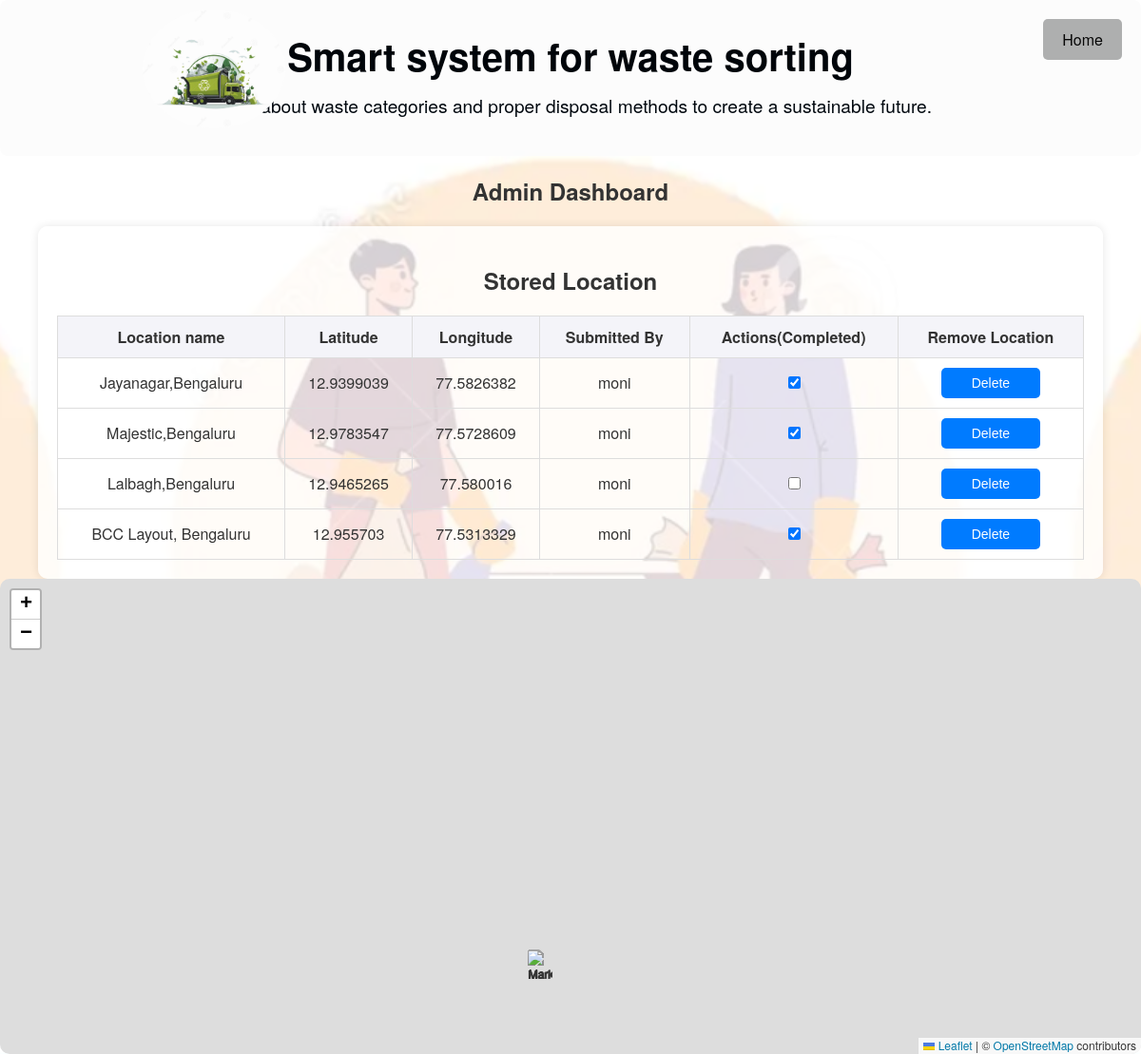
The app's page /admin_dashboard (signed in) with its own data.
### app.py (models this page shows, shortened)
class WasteLocation(db.Model):
    __tablename__ = 'waste_location'
    id = db.Column(db.Integer, primary_key=True)
    location_name = db.Column(db.String(255), nullable=False)
    latitude = db.Column(db.Float, nullable=False)
    longitude = db.Column(db.Float, nullable=False)
    user_id = db.Column(db.Integer, db.ForeignKey('user.id'), nullable=False)  # Foreign key to User
    is_completed = db.Column(db.Boolean, default=False)  # New column
    user = db.relationship('User', backref=db.backref('locations', lazy=True))  # Define relationship

class User(db.Model):
    __tablename__='user'
    id = db.Column(db.Integer, primary_key=True)
    username = db.Column(db.String(120), unique=True, nullable=False)
    password = db.Column(db.String(200), nullable=False)
    is_admin = db.Column(db.Boolean, default=False)  # Admin field to distinguish between admins and regular users

### app.py (the view)
@app.route('/admin_dashboard')
def admin_dashboard():
    if 'user_id' not in session or not session.get('is_admin'):
        return redirect(url_for('login'))  # Redirect to login if not an admin
    locations = WasteLocation.query.all()
    locations = [
        {
            "id": loc.id,
            "location_name":loc.location_name,
            "latitude": loc.latitude,
            "longitude": loc.longitude,
            "username": loc.user.username,
            'is_completed': loc.is_completed,
        }
        for loc in locations
    ]
    locations = locations if locations else []
    return render_template('admin_dashboard.html', locations=locations)

### templates/admin_dashboard.html (shortened to what this page needs)
<!DOCTYPE html>
<html lang="en">
<head>
    <link rel="stylesheet" href="https://unpkg.com/leaflet@1.7.1/dist/leaflet.css"/>
    <link rel="stylesheet" href="static/css/style.css">
</head>
<body>
    <div class="header-container">
        <img src="{{ url_for('static', filename='images/logo.jpg') }}" alt="Logo" class="logo">
        <h1>Smart system for waste sorting</h1>
        <p>Learn about waste categories and proper disposal methods to create a sustainable future.</p>
        <div class="button-container">
            <a href="/" class="button">Home</a>
        </div>
    </div>
    <header>
        <h1>Admin Dashboard</h1>
    </header>
    <div class="container">
        <header>
            <h2>Stored Location</h2>
        </header>
        <table border="1">
            <thead>
                <tr>
                    <th>Location name</th>
                    <th>Latitude</th>
                    <th>Longitude</th>
                    <th>Submitted By</th>
                    <th>Actions(Completed)</th>
                    <th>Remove Location</th>
                </tr>
            </thead>
            <tbody>
                {% for location in locations %}
                    <tr>
                        <td>{{ location.location_name }}</td>
                        <td>{{ location.latitude }}</td>
                        <td>{{ location.longitude }}</td>
                        <td>{{ location.username }}</td>
                        <td>
                            <input type="checkbox" class="completion-checkbox" data-id="{{ location.id }}"
                                   {% if location.is_completed %}checked{% endif %}>
                        </td>
                        <td>
                            <form action="{{ url_for('delete_location', location_id=location.id) }}" method="POST" style="display:inline;">
                                <button type="submit" onclick="return confirm('Are you sure you want to delete this location?')">Delete</button>
                            </form>
                        </td>
                    </tr>
                {% endfor %}
            </tbody>
        </table>
    </div>
    <div id="map"></div>
</body>
</html>

### static/css/style.css (style rules this page uses)
body { font-family: 'Helvetica Neue', sans-serif; margin: 0; padding: 0; background: url('../images/background.png') no-repeat center center fixed; background-size: cover; color: #333; }
.header-container { text-align: center; margin-bottom: 20px; padding: 20px; background-color: rgba(251, 251, 251, 0.788); border-radius: 8px; }
.header-container .logo { max-width: 150px; height: auto; border-radius: 50%; margin-bottom: 10px; position: absolute; top: 10px; left: 150px; }
.header-container h1 { font-size: 2.5em; color:#00050a ; margin: 10px 0; }
.header-container p { font-size: 1.2em; color: #01080f; margin: 0 0 20px 0; }
.container { width: 90%; max-width: 1200px; margin: auto; background-color: rgba(255, 255, 255, 0.8); border-radius: 10px; box-shadow: 0 0 10px rgba(0, 0, 0, 0.1); padding: 20px; margin-top: 20px; text-align: left; flex-direction: column; }
header { text-align: center; }
h1 { margin-bottom: 20px; font-size: 24px; color: #333; }
.button-container { position: absolute; top: 20px; right: 20px; }
.button { display: inline-block; padding: 10px 20px; font-size: 16px; color: rgb(8, 8, 8); background-color: #aeafaf; border: none; border-radius: 5px; text-decoration: none; text-align: center; cursor: pointer; margin-left: 10px; transition: background-color 0.3s, transform 0.2s; }
button { width: 60%; padding: 8px; border: none; border-radius: 5px; background-color: #007BFF; color: white; font-size: 14px; cursor: pointer; }
p { color: #090000; font-size: 1em; }
h2 { margin-bottom: 20px; font-size: 24px; color: #333333; }
table { width: 100%; border-collapse: collapse; margin-top: 20px; }
table th, table td { border: 1px solid #ddd; padding: 10px; text-align: center; }
table th { background-color: #f4f4f9; font-weight: bold; }
#map { height: 400px; border-radius: 10px; }

### templates/admin_dashboard.html (style rules this page uses)
#map { height: 500px; }

### records on screen
WasteLocation: location_name "Jayanagar,Bengaluru", latitude "12.9399039", longitude "77.5826382"
User: username "moni" "moni" "moni" "moni"
WasteLocation: location_name "Majestic,Bengaluru", latitude "12.9783547", longitude "77.5728609"
WasteLocation: location_name "Lalbagh,Bengaluru", latitude "12.9465265", longitude "77.580016"
WasteLocation: location_name "BCC Layout, Bengaluru", latitude "12.955703", longitude "77.5313329"
